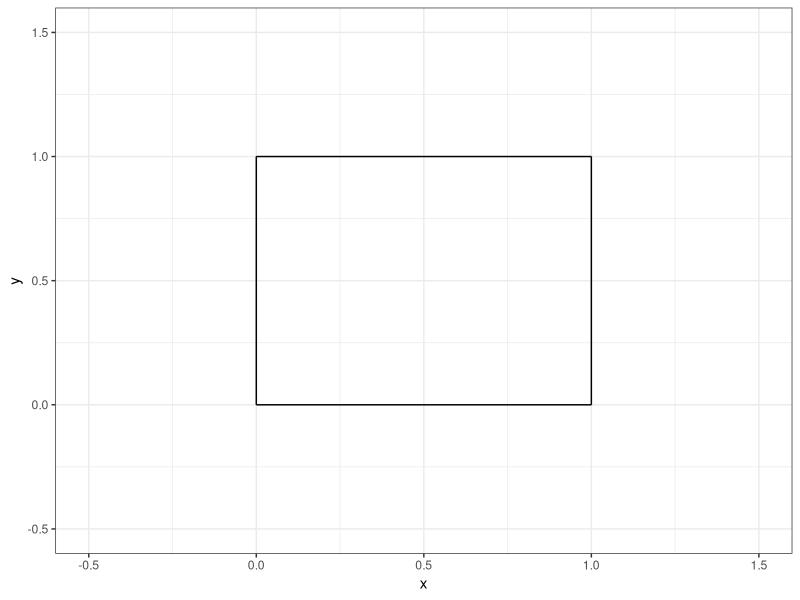
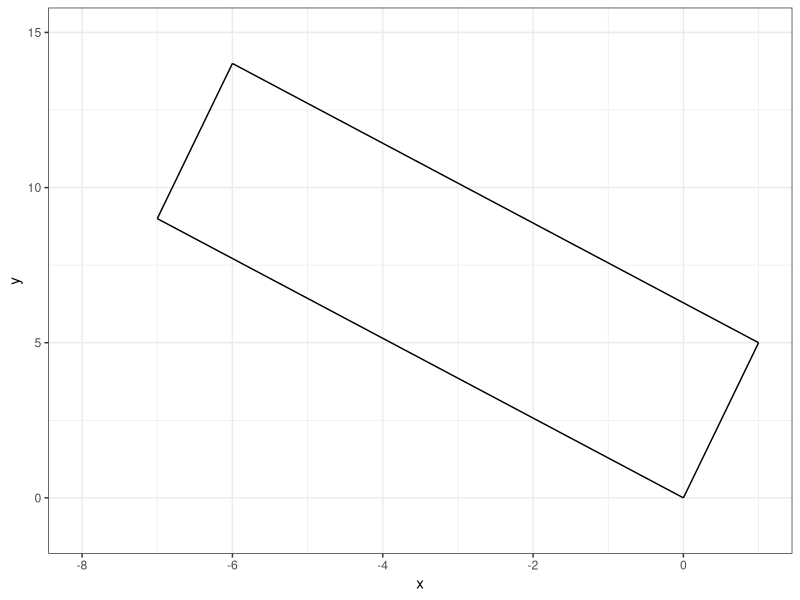
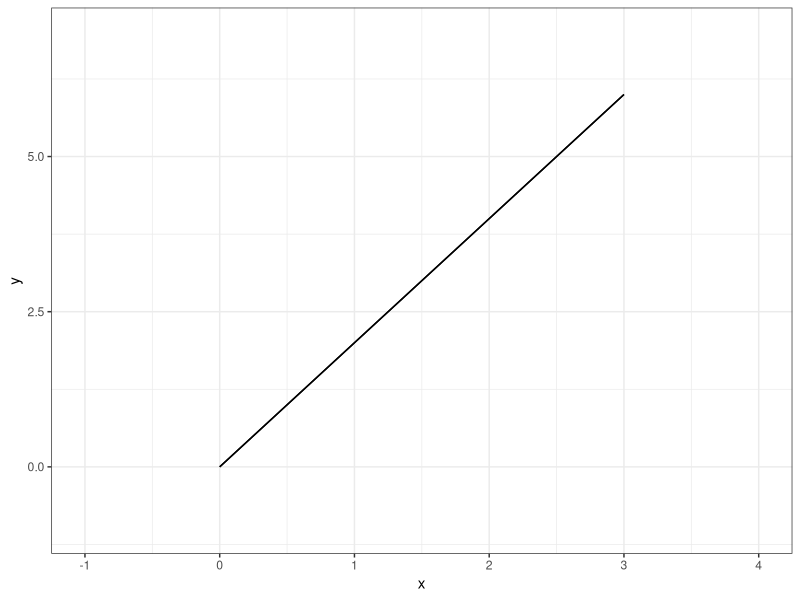
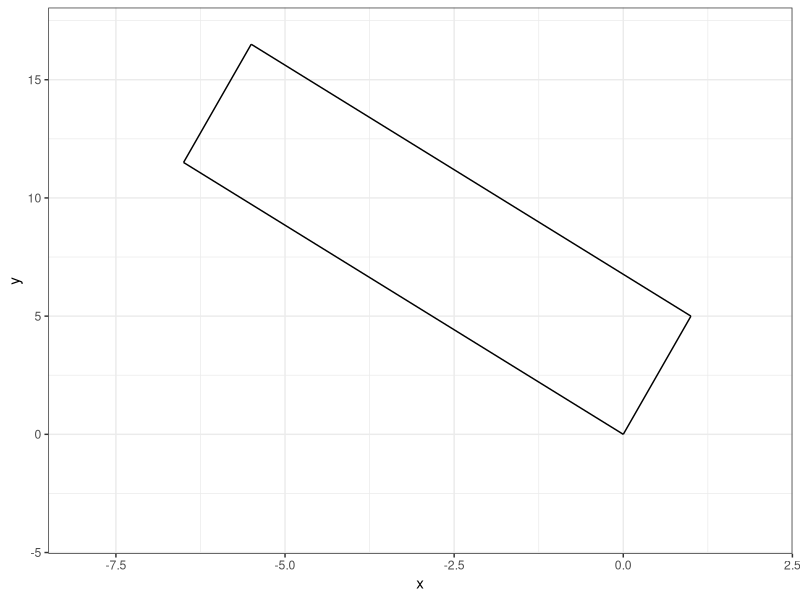

Write R code to recreate these figures, in order.
## ---- chunk 1
#| echo: false

default_chunk_hook  <- knitr::knit_hooks$get("chunk")

latex_font_size <- c("Huge", "huge", "LARGE", "Large", 
                     "large", "normalsize", "small", 
                     "footnotesize", "scriptsize", "tiny")

knitr::knit_hooks$set(chunk = function(x, options) {
  x <- default_chunk_hook(x, options)
  if(options$size %in% latex_font_size) {
    paste0("\n \\", options$size, "\n\n", 
      x, 
      "\n\n \\normalsize"
    )
  } else {
    x
  }
})

## ---- chunk 2
#| label: load-packages
#| include: false
library(tidyverse)
## ---- chunk 3
#| label: fig-unitsquare
#| fig-cap: "The unit square."
#| fig-width: 3
#| fig-height: 3
#| scale: "80%"
#| fig-align: "center"
#| size: "scriptsize"
ggplot() +
  geom_segment(aes(x = 0, xend = 0,
                   y=0, yend = 1))+
  geom_segment(aes(x = 0, xend = 1,
                   y=1, yend = 1))+
  geom_segment(aes(x = 1, xend = 1,
                   y=0, yend = 1))+
  geom_segment(aes(x = 0, xend = 1,
                   y=0, yend = 0)) +
  theme_bw() + 
  xlim(-0.5, 1.5)+
  ylim(-0.5, 1.5)+
  labs(x = "x", 
       y = "y")
## ---- chunk 4
#| size: "scriptsize"
#| code-fold: FALSE
 
(A = matrix(data=c(1,-7,5,9), nrow=2, ncol=2, byrow=TRUE))
## ---- chunk 5
#| size: "scriptsize"
#| code-fold: FALSE

(M = diag(2))
(T = A %*% M)
## ---- chunk 6
#| size: "scriptsize"
#| code-fold: FALSE
(basis.vector.1 = T[,1])
(basis.vector.2 = T[,2])
## ---- chunk 7
#| size: "scriptsize"
#| code-fold: FALSE
(p.0 = c(0,0))
(p.1 = basis.vector.1)
(p.2 = basis.vector.1 + basis.vector.2)
(p.3 = basis.vector.2)
## ---- chunk 8
#| label: fig-part-1e
#| fig-cap: "Shape (part 1e)."
#| fig-width: 3
#| fig-height: 3
#| scale: "80%"
#| fig-align: "center"
#| size: "scriptsize"
ggplot() +
  geom_segment(aes(x = p.0[1], xend = p.1[1],
                   y=p.0[2], yend = p.1[2]))+
  geom_segment(aes(x = p.1[1], xend = p.2[1],
                   y=p.1[2], yend = p.2[2]))+
  geom_segment(aes(x = p.2[1], xend = p.3[1],
                   y=p.2[2], yend = p.3[2]))+
  geom_segment(aes(x = p.3[1], xend = p.0[1],
                   y=p.3[2], yend = p.0[2])) +
  theme_bw() + 
  xlim(-8, 1)+
  ylim(-1, 15)+
  labs(x = "x", 
       y = "y")
## ---- chunk 9
#| size: "scriptsize"
#| code-fold: FALSE
(det.A = det(A))
## ---- chunk 10
#| size: "scriptsize"
#| code-fold: FALSE
 
(A = matrix(data=c(1,2,2,4), nrow=2, ncol=2, byrow=TRUE))
## ---- chunk 11
#| size: "scriptsize"
#| code-fold: FALSE

(M = diag(2))
(T = A %*% M)
## ---- chunk 12
#| size: "scriptsize"
#| code-fold: FALSE
(basis.vector.1 = T[,1])
(basis.vector.2 = T[,2])
## ---- chunk 13
#| size: "scriptsize"
#| code-fold: FALSE
(p.0 = c(0,0))
(p.1 = basis.vector.1)
(p.2 = basis.vector.1 + basis.vector.2)
(p.3 = basis.vector.2)
## ---- chunk 14
#| label: fig-part-2e
#| fig-cap: "Shape (part 2e)."
#| fig-width: 3
#| fig-height: 3
#| scale: "80%"
#| fig-align: "center"
#| size: "scriptsize"
ggplot() +
  geom_segment(aes(x = p.0[1], xend = p.1[1],
                   y=p.0[2], yend = p.1[2]))+
  geom_segment(aes(x = p.1[1], xend = p.2[1],
                   y=p.1[2], yend = p.2[2]))+
  geom_segment(aes(x = p.2[1], xend = p.3[1],
                   y=p.2[2], yend = p.3[2]))+
  geom_segment(aes(x = p.3[1], xend = p.0[1],
                   y=p.3[2], yend = p.0[2])) +
  theme_bw() + 
  xlim(-1, 4)+
  ylim(-1, 7)+
  labs(x = "x", 
       y = "y")
## ---- chunk 15
#| size: "scriptsize"
#| code-fold: FALSE
(det.A = det(A))
## ---- chunk 16
#| size: "scriptsize"
#| code-fold: FALSE
k = 0.5
(M.v = matrix(data=c(1,k,0,1),nrow=2,ncol=2,byrow=TRUE))
(A = matrix(data=c(1,-7,5,9),nrow=2,ncol=2,byrow=TRUE))
(T = A %*% M.v)

(basis.vector.1 = T[,1])
(basis.vector.2 = T[,2])

p.0 = c(0,0)
p.1 = basis.vector.1
p.2 = basis.vector.1 + basis.vector.2
p.3 = basis.vector.2
## ---- chunk 17
#| label: fig-part-3a
#| fig-cap: "Shape (part 3a)."
#| fig-width: 3
#| fig-height: 3
#| scale: "80%"
#| fig-align: "center"
#| size: "scriptsize"
ggplot() +
  geom_segment(aes(x = p.0[1], xend = p.1[1],
                   y=p.0[2], yend = p.1[2]))+
  geom_segment(aes(x = p.1[1], xend = p.2[1],
                   y=p.1[2], yend = p.2[2]))+
  geom_segment(aes(x = p.2[1], xend = p.3[1],
                   y=p.2[2], yend = p.3[2]))+
  geom_segment(aes(x = p.3[1], xend = p.0[1],
                   y=p.3[2], yend = p.0[2])) +
  theme_bw() + 
  xlim(-8, 2)+
  ylim(-4, 17)+
  labs(x = "x", 
       y = "y")
